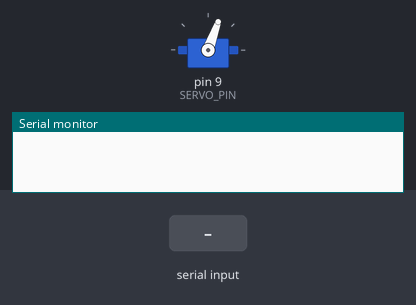
A sketch run on a simulated Arduino Uno, built with avr-gcc and run on an emulated ATmega328P. On the bench: servo, the last lines printed to the serial monitor. The test bench sets the inputs (shaded band).

Above: at 1.2 s.
1.3 s: "HIT\n" received over Serial
At 1.31 s:
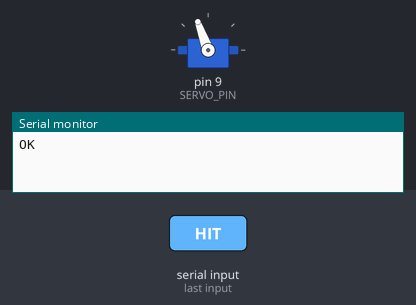
Timing chart, 0 to 4.3 s (numbered marks = the images above; inputs shaded):
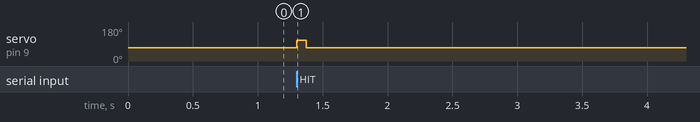

Measured:
- after the input at 1.3 s, servo on pin 9 (SERVO_PIN): 70° → 110° at once, → 70° 0.07 s later

The sketch:

sketch.ino
```cpp
#include <Servo.h>

// Wiring: servo signal -> D9, servo power -> suitable external supply,
// and the supply GND must be common with Arduino GND.
constexpr uint8_t SERVO_PIN = 9;

// A larger 90 degree stroke for the tambourine arm. Change these only after
// checking that the mechanism has clearance at both ends of travel.
constexpr int REST_ANGLE = 70;
constexpr int STRIKE_ANGLE = 110;
constexpr unsigned long STRIKE_HOLD_MS = 75;

Servo striker;
char command[8];
uint8_t commandLength = 0;
bool striking = false;
unsigned long strikeStartedAt = 0;

void hit() {
  // Reply immediately: the desktop app treats OK as receipt of the command.
  // Repeated beats refresh the strike hold instead of blocking serial input.
  striker.write(STRIKE_ANGLE);
  striking = true;
  strikeStartedAt = millis();
  Serial.println(F("OK"));
}

void handleCommand() {
  command[commandLength] = '\0';
  if (strcmp(command, "HIT") == 0) {
    hit();
  }
  commandLength = 0;
}

void setup() {
  Serial.begin(115200);
  striker.attach(SERVO_PIN);
  striker.write(REST_ANGLE);
}

void loop() {
  while (Serial.available() > 0) {
    const char received = static_cast<char>(Serial.read());
    if (received == '\n') {
      handleCommand();
    } else if (received != '\r' && commandLength < sizeof(command) - 1) {
      command[commandLength++] = received;
    } else if (commandLength >= sizeof(command) - 1) {
      commandLength = 0;  // Discard an overlong malformed command.
    }
  }

  if (striking && millis() - strikeStartedAt >= STRIKE_HOLD_MS) {
    striker.write(REST_ANGLE);
    striking = false;
  }
}
```
